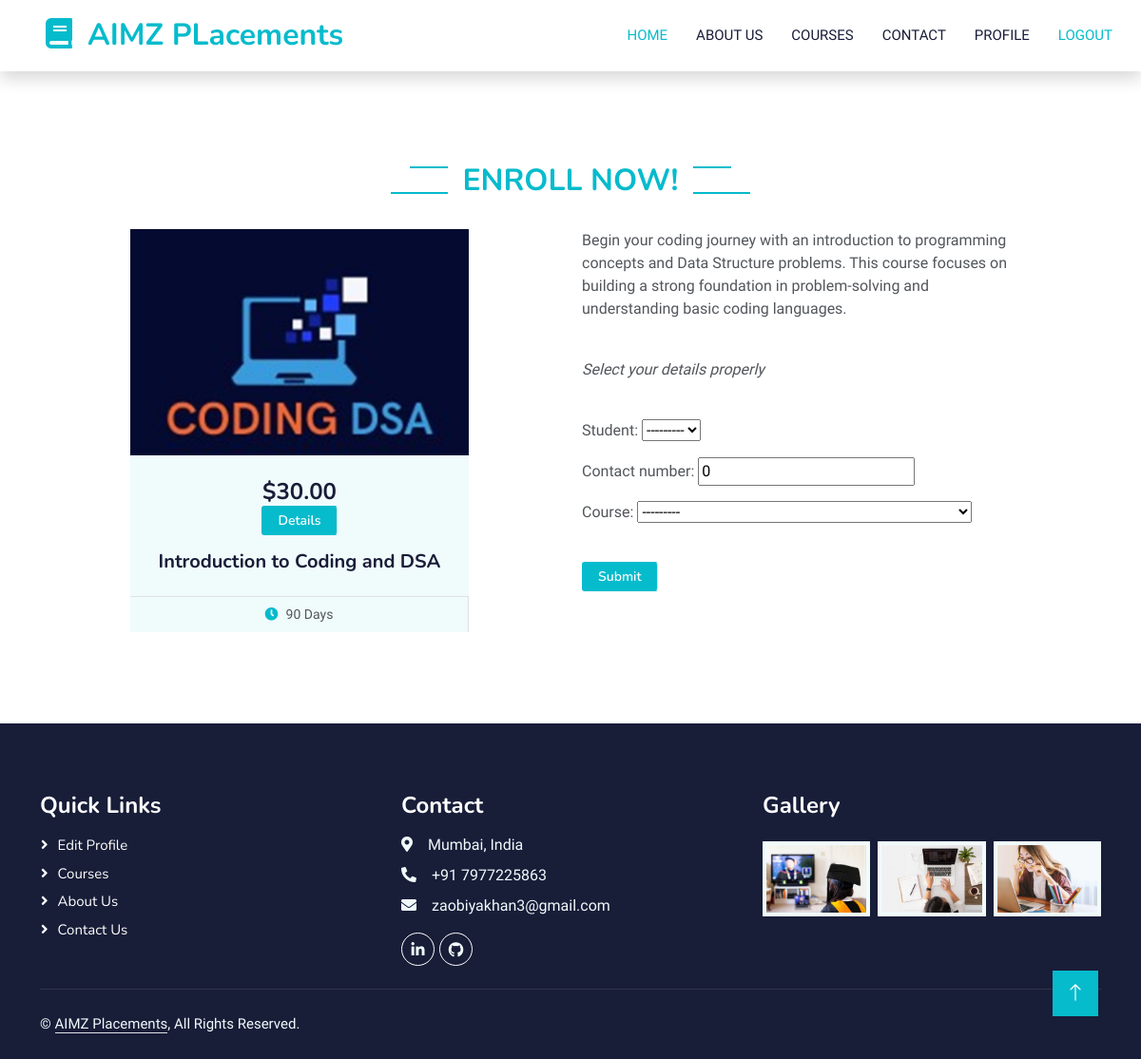
The app's page /apply_course/1/ (signed in) with its own data.
### aimz/models.py (models this page shows, shortened)
class Course(models.Model):
    title = models.CharField(max_length=225)
    description = models.TextField()
    image = models.ImageField(upload_to="course")
    students_enrolled = models.ManyToManyField(StudentProfile, through='CourseEnrollment')
    class Meta:
        verbose_name_plural="Courses"
    def __str__(self):
        return self.title

### aimz/views.py (the view)
# urls.py: path("apply_course/<int:id>/", views.apply_course, name='apply_course'),
@login_required(login_url="/user/sign-in/")
def apply_course(request, id):
    course = Course.objects.get(pk=id)
    if request.method == 'POST':
        form = CourseApplicationForm(request.POST or None)
        if form.is_valid():
            form.save()
            messages.success(request, f'Enrolled for {course.title} successfully!')
            return redirect("aimz:index")
    else:
        form = CourseApplicationForm()
    return render(request, 'aimz/apply_course.html', {'form': form, 'course': course})

### aimz/forms.py
class CourseApplicationForm(forms.ModelForm):
    class Meta:
        model = CourseEnrollment
        fields = ['student', 'contact_number', 'course']

### profs/models.py (called while the page is built)
    def __str__(self):
        return self.user.username

### templates/aimz/apply_course.html (shortened to what this page needs)
{% load static %}
<!DOCTYPE html>
<html lang="en">
<head>
    <link href="https://cdnjs.cloudflare.com/ajax/libs/font-awesome/5.10.0/css/all.min.css" rel="stylesheet">
    <link href="https://cdn.jsdelivr.net/npm/bootstrap-icons@1.4.1/font/bootstrap-icons.css" rel="stylesheet">
    <link href="{% static 'lib/animate/animate.min.css' %}" rel="stylesheet">
    <link href="{% static 'lib/owlcarousel/assets/owl.carousel.min.css' %}" rel="stylesheet">
    <link href="{% static 'css/bootstrap.min.css' %}" rel="stylesheet">
    <link href="{% static 'css/style.css' %}" rel="stylesheet">
</head>
<body>
    <nav class="navbar navbar-expand-lg bg-white navbar-light shadow sticky-top p-0">
        <a href="index.html" class="navbar-brand d-flex align-items-center px-4 px-lg-5">
            <h2 class="m-0 text-primary"><i class="fa fa-book me-3"></i>AIMZ PLacements</h2>
        </a>
        <div class="collapse navbar-collapse" id="navbarCollapse">
            <div class="navbar-nav ms-auto p-4 p-lg-0">
                <a href="{% url 'aimz:index' %}" class="nav-item nav-link active">Home</a>
                <a href="{% url 'aimz:about' %}" class="nav-item nav-link">About us</a>
                <a href="{% url 'aimz:course_list' %}" class="nav-item nav-link">Courses</a>
                <a href="{% url 'aimz:contact' %}" class="nav-item nav-link">Contact</a>
                <a href="{% url 'profs:profile' %}" class="nav-item nav-link">Profile</a>
                <a href="{% url 'userauths:sign-out' %}" class="nav-item nav-link active">Logout</a>
            </div>
        </div>
    </nav>
    <div class="container-xxl py-5">
        <div class="container">
                <div class="text-center wow fadeInUp" data-wow-delay="0.1s">
                    <h2 class="section-title bg-white text-center text-primary px-3">Enroll Now!</h2>
                </div>
                <br>
                <div class="row g-4">
                    <div class="col-lg-6 col-md-6 wow fadeInUp" data-wow-delay="0.1s">
                        <div class="row g-4 justify-content-center">
                                <div class="col-lg-8 col-md-6 wow fadeInUp" data-wow-delay="0.3s">
                                    <div class="course-item bg-light">
                                        <div class="position-relative overflow-hidden">
                                            <img class="img-fluid" src="{{ course.image.url }}" alt="">
                                        </div>
                                        <div class="text-center p-4 pb-0">
                                            <h4 class="mb-0">$30.00</h4>
                                            <div class="mb-3">
                                                <a href="{% url 'aimz:apply_course' course.id %}" class="flex-shrink-0 btn btn-sm btn-primary px-3 border-end">Details</a>
                                            </div>
                                            <h5 class="mb-4">{{ course.title }}</h5>
                                        </div>
                                        <div class="d-flex border-top">
                                            <small class="flex-fill text-center border-end py-2"><i class="fa fa-clock text-primary me-2"></i>90 Days</small>
                                        </div>
                                    </div>
                                </div>
                        </div>
                </div>
                <div class="col-lg-5 col-md-5 wow fadeInUp" data-wow-delay="0.3s">
                            <div class="row g-4 justify-content-center">
                                <br><br>
                                <form method="POST" enctype="multipart/form-data">
                                    <div class="row g-4 justify-content-center">
                                        <p>{{ course.description }}</p>
                                    </div>
                                    <br>
                                    <p><i>Select your details properly</i></p><br>
                                    {{ form.as_p }}
                                    <br>
                                <button type="submit" class="flex-shrink-0 btn btn-sm btn-primary px-3 border-end">Submit</button>
                                </form>
                            </div>
                </div>
            </div>
        </div>
    </div>
    <div class="container-fluid bg-dark text-light footer pt-5 mt-5 wow fadeIn" data-wow-delay="0.1s">
        <div class="container py-4">
            <div class="row g-4">
                <div class="col-lg-4 col-md-6">
                    <h4 class="text-white mb-3">Quick Links</h4>
                    <a class="btn btn-link" href="{% url 'profs:profile' %}">Edit Profile</a>
                    <a class="btn btn-link" href="{% url 'aimz:course_list' %}">Courses</a>
                    <a class="btn btn-link" href="{% url 'aimz:about' %}">About Us</a>
                    <a class="btn btn-link" href="{% url 'aimz:contact' %}">Contact Us</a>
                </div>
                <div class="col-lg-4 col-md-6">
                    <h4 class="text-white mb-3">Contact</h4>
                    <p class="mb-2"><i class="fa fa-map-marker-alt me-3"></i>Mumbai, India</p>
                    <p class="mb-2"><i class="fa fa-phone-alt me-3"></i>+91 7977225863</p>
                    <p class="mb-2"><i class="fa fa-envelope me-3"></i>zaobiyakhan3@gmail.com</p>
                    <div class="d-flex pt-2">
                        <a class="btn btn-outline-light btn-social" href="https://www.linkedin.com/in/zaobiya-khan/"><i class="fab fa-linkedin-in"></i></a>
                        <a class="btn btn-outline-light btn-social" href="https://github.com/Zaobiya"><i class="fab fa-github"></i></a>
                    </div>
                </div>
                <div class="col-lg-4 col-md-6">
                    <h4 class="text-white mb-3">Gallery</h4>
                    <div class="row g-2 pt-2">
                        <div class="col-4">
                            <img class="img-fluid bg-light p-1" src="{% static 'img/course-1.jpg' %}" alt="">
                        </div>
                        <div class="col-4">
                            <img class="img-fluid bg-light p-1" src="{% static 'img/course-2.jpg' %}" alt="">
                        </div>
                        <div class="col-4">
                            <img class="img-fluid bg-light p-1" src="{% static 'img/course-3.jpg' %}" alt="">
                        </div>
                    </div>
                </div>
            </div>
        </div>
        <div class="container">
            <div class="copyright">
                <div class="row">
                    <div class="col-md-6 text-center text-md-start mb-3 mb-md-0">
                        &copy; <a class="border-bottom" href="#">AIMZ Placements</a>, All Rights Reserved.
                    </div>
                </div>
            </div>
        </div>
    </div>
    <a href="#" class="btn btn-lg btn-primary btn-lg-square back-to-top"><i class="bi bi-arrow-up"></i></a>
</body>
</html>

### static/css/style.css (style rules this page uses)
:root { --primary: #06BBCC; --light: #F0FBFC; --dark: #181d38; }
.back-to-top { position: fixed; display: none; right: 45px; bottom: 45px; z-index: 99; }
.btn { font-family: 'Nunito', sans-serif; font-weight: 600; transition: .5s; }
.btn.btn-primary, .btn.btn-secondary { color: #FFFFFF; }
.btn-lg-square { width: 48px; height: 48px; }
.btn-square, .btn-sm-square, .btn-lg-square { padding: 0; display: flex; align-items: center; justify-content: center; font-weight: normal; border-radius: 0px; }
.navbar-light .navbar-nav .nav-link { margin-right: 30px; padding: 25px 0; color: #FFFFFF; font-size: 15px; text-transform: uppercase; outline: none; }
.navbar-light .navbar-nav .nav-link:hover, .navbar-light .navbar-nav .nav-link.active { color: var(--primary); }
.navbar-light .navbar-brand, .navbar-light a.btn { height: 75px; }
.navbar-light .navbar-nav .nav-link { color: var(--dark); font-weight: 500; }
.navbar-light.sticky-top { top: -100px; transition: .5s; }
.section-title { position: relative; display: inline-block; text-transform: uppercase; }
.section-title::before { position: absolute; content: ""; width: calc(100% + 80px); height: 2px; top: 4px; left: -40px; background: var(--primary); z-index: -1; }
.section-title::after { position: absolute; content: ""; width: calc(100% + 120px); height: 2px; bottom: 5px; left: -60px; background: var(--primary); z-index: -1; }
.category img, .course-item img { transition: .5s; }
.footer .btn.btn-social { margin-right: 5px; width: 35px; height: 35px; display: flex; align-items: center; justify-content: center; color: var(--light); font-weight: normal; border: 1px solid #FFFFFF; border-radius: 35px; transition: .3s; }
.footer .btn.btn-link { display: block; margin-bottom: 5px; padding: 0; text-align: left; color: #FFFFFF; font-size: 15px; font-weight: normal; text-transform: capitalize; transition: .3s; }
.footer .btn.btn-link::before { position: relative; content: "\f105"; font-family: "Font Awesome 5 Free"; font-weight: 900; margin-right: 10px; }
.footer .copyright { padding: 25px 0; font-size: 15px; border-top: 1px solid rgba(256, 256, 256, .1); }
.footer .copyright a { color: var(--light); }

### records on screen
Course: image (picture), title "Introduction to Coding and DSA", description "Begin your coding journey with an introduction to programming concepts and Data Structure problems. This course focuses on building a strong foundation in problem-solving and understanding basic coding languages."
